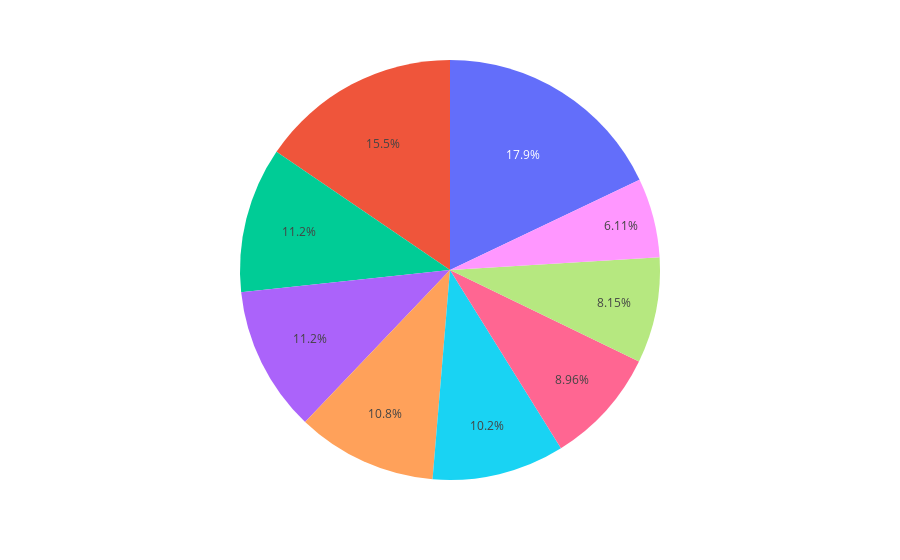

Source (notebook cell):
### Code cell
import pandas as pd
import plotly.express as px
import json


df = pd.read_json('db.json')
fig = px.pie(df, values=[df.iloc[0]['Red Meat'], df.iloc[0]['Grains'], df.iloc[0]['Dairy'], df.iloc[0]['Cellphone'], df.iloc[0]['TV'], df.iloc[0]['Computer'], df.iloc[0]['Car'], df.iloc[0]['Walking'], df.iloc[0]['Public Transport']])
fig.show()

### Figure 1 — Plotly figure (JSON) as saved in the notebook; plotly's stock layout.template omitted (floating-point values rounded to 4 significant figures)
{"data": [{"domain": {"x": [0, 1], "y": [0, 1]}, "hovertemplate": "value=%{value}<extra></extra>", "legendgroup": "", "name": "", "showlegend": false, "type": "pie", "values": [55, 44, 88, 30, 40, 50, 55, 76, 53]}], "layout": {"legend": {"tracegroupgap": 0}, "margin": {"t": 60}}}
